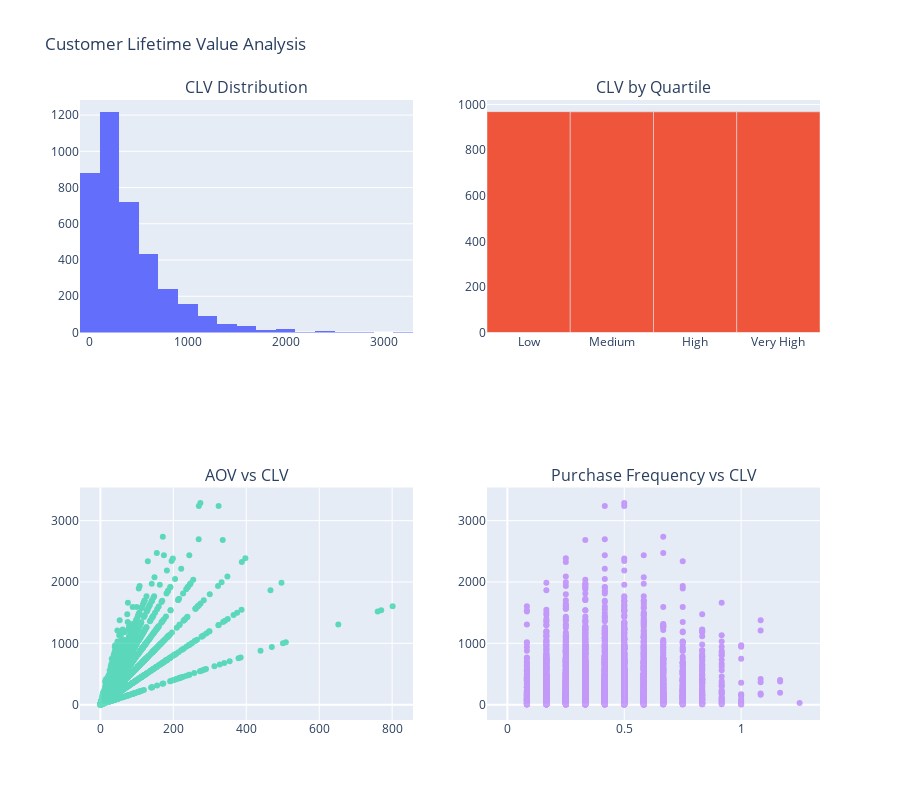

Here is the notebook cell this chart was saved with:
### Markdown cell above
## 4. Customer Lifetime Value Analysis

### Code cell
# Customer Lifetime Value estimation
print("💎 CUSTOMER LIFETIME VALUE ANALYSIS")
print("=" * 50)

# Create synthetic CLV data based on RFM
customer_clv = rfm_df.copy()
customer_clv['Purchase_Frequency'] = customer_clv['Frequency'] / 12  # Monthly frequency
customer_clv['Avg_Order_Value'] = customer_clv['Monetary'] / customer_clv['Frequency']

# Simple CLV calculation: AOV * Purchase Frequency * Lifespan (assumed 2 years)
customer_clv['Estimated_CLV'] = customer_clv['Avg_Order_Value'] * customer_clv['Purchase_Frequency'] * 24

# CLV statistics
print(f"\n📊 CLV SUMMARY STATISTICS:")
clv_stats = customer_clv['Estimated_CLV'].describe()
for stat, value in clv_stats.items():
    print(f"  {stat}: ${value:.2f}")

# CLV segmentation
customer_clv['CLV_Quartile'] = pd.qcut(customer_clv['Estimated_CLV'], 4, labels=['Low', 'Medium', 'High', 'Very High'])
clv_distribution = customer_clv['CLV_Quartile'].value_counts()

print(f"\n🏆 CLV DISTRIBUTION:")
for quartile, count in clv_distribution.items():
    percentage = (count / len(customer_clv)) * 100
    avg_clv = customer_clv[customer_clv['CLV_Quartile'] == quartile]['Estimated_CLV'].mean()
    print(f"  {quartile} Value: {count} customers ({percentage:.1f}%) - Avg CLV: ${avg_clv:.2f}")

# CLV visualization
fig = make_subplots(
    rows=2, cols=2,
    subplot_titles=['CLV Distribution', 'CLV by Quartile', 'AOV vs CLV', 'Purchase Frequency vs CLV']
)

fig.add_trace(
    go.Histogram(x=customer_clv['Estimated_CLV'], nbinsx=30, name='CLV'),
    row=1, col=1
)

fig.add_trace(
    go.Bar(x=clv_distribution.index, y=clv_distribution.values, name='CLV Quartiles'),
    row=1, col=2
)

fig.add_trace(
    go.Scatter(x=customer_clv['Avg_Order_Value'], y=customer_clv['Estimated_CLV'], 
              mode='markers', name='AOV vs CLV', opacity=0.6),
    row=2, col=1
)

fig.add_trace(
    go.Scatter(x=customer_clv['Purchase_Frequency'], y=customer_clv['Estimated_CLV'], 
              mode='markers', name='Frequency vs CLV', opacity=0.6),
    row=2, col=2
)

fig.update_layout(height=800, title_text="Customer Lifetime Value Analysis", showlegend=False)
fig.show()

### Figure 1 — Plotly figure (JSON) as saved in the notebook; plotly's stock layout.template omitted (floating-point values rounded to 4 significant figures; data arrays with more than 128 entries replaced by an {"elided": "..."} marker saying what was removed)
{"data": [{"name": "CLV", "nbinsx": 30, "type": "histogram", "x": {"elided": "3900 float values"}, "xaxis": "x", "yaxis": "y"}, {"name": "CLV Quartiles", "type": "bar", "x": ["Low", "Medium", "High", "Very High"], "xaxis": "x2", "y": [969, 968, 968, 968], "yaxis": "y2"}, {"mode": "markers", "name": "AOV vs CLV", "opacity": 0.6, "type": "scatter", "x": {"elided": "3900 float values"}, "xaxis": "x3", "y": {"elided": "3900 float values"}, "yaxis": "y3"}, {"mode": "markers", "name": "Frequency vs CLV", "opacity": 0.6, "type": "scatter", "x": {"elided": "3900 float values"}, "xaxis": "x4", "y": {"elided": "3900 float values"}, "yaxis": "y4"}], "layout": {"annotations": [{"font": {"size": 16}, "showarrow": false, "text": "CLV Distribution", "x": 0.225, "xanchor": "center", "xref": "paper", "y": 1, "yanchor": "bottom", "yref": "paper"}, {"font": {"size": 16}, "showarrow": false, "text": "CLV by Quartile", "x": 0.775, "xanchor": "center", "xref": "paper", "y": 1, "yanchor": "bottom", "yref": "paper"}, {"font": {"size": 16}, "showarrow": false, "text": "AOV vs CLV", "x": 0.225, "xanchor": "center", "xref": "paper", "y": 0.375, "yanchor": "bottom", "yref": "paper"}, {"font": {"size": 16}, "showarrow": false, "text": "Purchase Frequency vs CLV", "x": 0.775, "xanchor": "center", "xref": "paper", "y": 0.375, "yanchor": "bottom", "yref": "paper"}], "height": 800, "showlegend": false, "title": {"text": "Customer Lifetime Value Analysis"}, "xaxis": {"anchor": "y", "domain": [0, 0.45]}, "xaxis2": {"anchor": "y2", "domain": [0.55, 1]}, "xaxis3": {"anchor": "y3", "domain": [0, 0.45]}, "xaxis4": {"anchor": "y4", "domain": [0.55, 1]}, "yaxis": {"anchor": "x", "domain": [0.625, 1]}, "yaxis2": {"anchor": "x2", "domain": [0.625, 1]}, "yaxis3": {"anchor": "x3", "domain": [0, 0.375]}, "yaxis4": {"anchor": "x4", "domain": [0, 0.375]}}}
